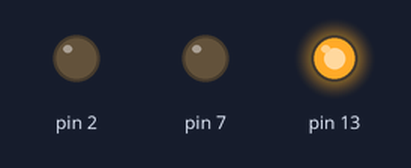
Simulated run of this sketch. Board: Arduino Uno, built with avr-gcc and run on an emulated ATmega328P. Shown: output pins drawn as LEDs (lit = HIGH).

Above: at 4.0 s.
At 9.0 s:
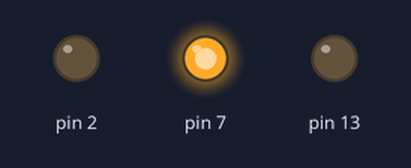
At 14.0 s:
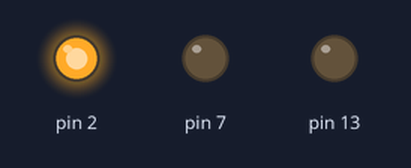
Timing chart, 0 to 23.4 s (numbered marks = the images above):
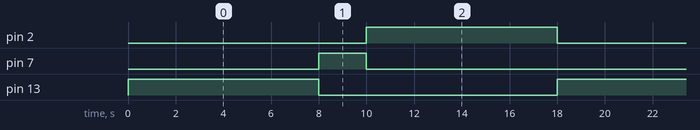

Measured:
- by itself, pin 2, pin 13: alternates HIGH for 8.0 s and LOW for 10.0 s
- by itself, pin 7: alternates HIGH for 2.0 s and LOW for 16.0 s
- by itself, everything shown: repeats every 18.0 s, in 3 steps

The sketch:

street.ino
```cpp
int ledR = 13;
int ledY = 7;
int ledG = 2;

void setup() {
 pinMode (13,OUTPUT);
 pinMode (7,OUTPUT);
 pinMode (2,OUTPUT);
}

void loop() {
 digitalWrite (13,HIGH);
 digitalWrite (7,LOW);
 digitalWrite (2,LOW);
 delay (8000);

 digitalWrite (13,LOW);
 digitalWrite (7,HIGH);
 digitalWrite (2,LOW);
 delay (2000);

digitalWrite (13,LOW);
 digitalWrite (7,LOW);
 digitalWrite (2,HIGH);
 delay (8000);
}
```
